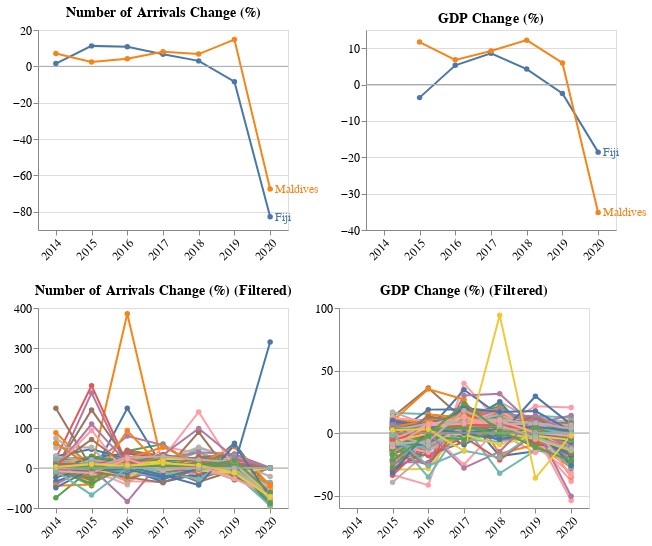

Notebook code cell kept with this figure:
### Code cell
import pandas as pd
import altair as alt

# Load GDP data
gdp_data_url = "https://docs.google.com/spreadsheets/d/e/2PACX-1vSrhCFO8_5hlJkCJ8xWT9YsRHz64UUPfWClp0ZiUYEM10_FxQgmwaIHETyIcruKBhH9d1C1LZSbNBfn/pub?output=csv"
gdp_data = pd.read_csv(gdp_data_url)
gdp_melted = gdp_data.melt(id_vars=["Country Name"], var_name="Year", value_name="GDP")
gdp_melted['Year'] = gdp_melted['Year'].astype(int)
gdp_melted['GDP'] = pd.to_numeric(gdp_melted['GDP'], errors='coerce')
gdp_melted['Percentage Change GDP'] = gdp_melted.groupby('Country Name')['GDP'].pct_change() * 100

# Load Number of Arrivals data
arrivals_data_url = "https://docs.google.com/spreadsheets/d/e/2PACX-1vQaaAL3uUEECVUrM_UY0auvnzGGtnMCalpxhjsnvWYT7GeZD0vXt1EjOQK_7Eg1dZPDjhwxJXvSak6Y/pub?output=csv"
arrivals_data = pd.read_csv(arrivals_data_url)
arrivals_melted = arrivals_data.melt(id_vars=["Country Name"], var_name="Year", value_name="Number of Arrivals")
arrivals_melted['Year'] = arrivals_melted['Year'].astype(int)
arrivals_melted['Number of Arrivals'] = pd.to_numeric(arrivals_melted['Number of Arrivals'], errors='coerce')
arrivals_melted['Percentage Change Arrivals'] = arrivals_melted.groupby('Country Name')['Number of Arrivals'].pct_change() * 100

# Merge GDP and Number of Arrivals datasets
merged_data = pd.merge(arrivals_melted, gdp_melted, on=['Country Name', 'Year'])

# Filter data for Fiji and Maldives (2014-2020)
filtered_data = merged_data[merged_data['Country Name'].isin(['Fiji', 'Maldives'])]

# Add a red zero line
zero_line = alt.Chart(pd.DataFrame({'y': [0]})).mark_rule(color='darkgrey').encode(
    y='y:Q'
)

# Dropdown menu with an empty option for showing all countries
dropdown = alt.binding_select(
    options=[None] + list(merged_data['Country Name'].unique()),
    labels=['All'] + list(merged_data['Country Name'].unique()),
    name="Select Country: "
)
country_selection = alt.selection_single(fields=['Country Name'], bind=dropdown, name="Country", empty='all')

custom_color_scale = alt.Scale(
    domain=['Maldives', 'Fiji'],  # Specify the countries
    range=['orange', 'blue']  # Corresponding colors
)
# Function to add country labels at the end
def add_labels(chart, data, y_field):
    return chart + alt.Chart(data).transform_filter(
        alt.datum.Year == 2020  # Last year in the dataset
    ).mark_text(
        align='left',
        dx=5,
        fontSize=12
    ).encode(
        x='Year:O',
        y=y_field,
        text='Country Name:N',
        color=alt.Color('Country Name:N', legend=None)
    )



# Update the arrivals chart
arrivals_chart_all = alt.Chart(filtered_data).mark_line(point=True).encode(
    x=alt.X('Year:O', axis=alt.Axis(labelAngle=-45, title=None, labelFontSize=12)),
    y=alt.Y('Percentage Change Arrivals:Q', scale=alt.Scale(zero=True), axis=alt.Axis(title=None)),
    tooltip=['Year', 'Country Name', 'Percentage Change Arrivals'],
    color=alt.Color('Country Name:N')  # Apply custom scale
).properties(
    title="Number of Arrivals Change (%)",
    width=250,
    height=200
) + zero_line

arrivals_chart_all = add_labels(arrivals_chart_all, filtered_data, 'Percentage Change Arrivals')

# Update the GDP chart
gdp_chart_all = alt.Chart(filtered_data).mark_line(point=True).encode(
    x=alt.X('Year:O', axis=alt.Axis(labelAngle=-45, title=None, labelFontSize=12)),
    y=alt.Y('Percentage Change GDP:Q', scale=alt.Scale(zero=True), axis=alt.Axis(title=None)),
    tooltip=['Year', 'Country Name', 'Percentage Change GDP'],
    color=alt.Color('Country Name:N')  # Apply custom scale
).properties(
    title="GDP Change (%)",
    width=250,
    height=200
) + zero_line


gdp_chart_all = add_labels(gdp_chart_all, filtered_data, 'Percentage Change GDP')

arrivals_chart_filtered = alt.Chart(merged_data).mark_line(point=True).encode(
    x=alt.X('Year:O', axis=alt.Axis(labelAngle=-45, title=None, labelFontSize=12)),
    y=alt.Y('Percentage Change Arrivals:Q', scale=alt.Scale(zero=True), axis=alt.Axis(title=None)),
    tooltip=['Year', 'Country Name', 'Percentage Change Arrivals'],
    color=alt.Color('Country Name:N')
).transform_filter(
    country_selection
).properties(
    title="Number of Arrivals Change (%) (Filtered)",
    width=250,
    height=200
) + zero_line

gdp_chart_filtered = alt.Chart(merged_data).mark_line(point=True).encode(
    x=alt.X('Year:O', axis=alt.Axis(labelAngle=-45, title=None, labelFontSize=12)),
    y=alt.Y('Percentage Change GDP:Q', scale=alt.Scale(zero=True), axis=alt.Axis(title=None)),
    tooltip=['Year', 'Country Name', 'Percentage Change GDP'],
    color=alt.Color('Country Name:N')
).transform_filter(
    country_selection
).properties(
    title="GDP Change (%) (Filtered)",
    width=250,
    height=200
) + zero_line

# Align and combine charts
final_chart = alt.vconcat(
    alt.hconcat(arrivals_chart_all, gdp_chart_all),
    alt.hconcat(arrivals_chart_filtered, gdp_chart_filtered)
).add_selection(
    country_selection
).configure_title(
    fontSize=14,
    anchor='middle',
    font='Arial'
).configure_axis(
    labelFontSize=12,
    title=None  # Remove all axis titles
)

# Display the combined chart
final_chart

### Figure 1 — Vega-Lite specification as saved in the notebook (floating-point values rounded to 4 significant figures; data arrays with more than 128 entries replaced by an {"elided": "..."} marker saying what was removed)
{"config": {"view": {"continuousWidth": 400, "continuousHeight": 300}, "axis": {"labelFontSize": 12, "title": null}, "title": {"anchor": "middle", "font": "Arial", "fontSize": 14}}, "vconcat": [{"hconcat": [{"layer": [{"data": {"name": "data-91b26a9f03d3a5d3d8a4b5776e9d1ac0"}, "mark": {"type": "line", "point": true}, "encoding": {"color": {"field": "Country Name", "type": "nominal"}, "tooltip": [{"field": "Year", "type": "quantitative"}, {"field": "Country Name", "type": "nominal"}, {"field": "Percentage Change Arrivals", "type": "quantitative"}], "x": {"axis": {"labelAngle": -45, "labelFontSize": 12, "title": null}, "field": "Year", "type": "ordinal"}, "y": {"axis": {"title": null}, "field": "Percentage Change Arrivals", "scale": {"zero": true}, "type": "quantitative"}}, "height": 200, "selection": {"Country": {"type": "single", "fields": ["Country Name"], "bind": {"input": "select", "options": {"elided": "267 str values"}, "labels": {"elided": "267 str values"}, "name": "Select Country: "}, "empty": "all"}}, "title": "Number of Arrivals Change (%)", "width": 250}, {"data": {"name": "data-06fd9f850666401b4599de5588b60692"}, "mark": {"type": "rule", "color": "darkgrey"}, "encoding": {"y": {"field": "y", "type": "quantitative"}}}, {"data": {"name": "data-91b26a9f03d3a5d3d8a4b5776e9d1ac0"}, "mark": {"type": "text", "align": "left", "dx": 5, "fontSize": 12}, "encoding": {"color": {"field": "Country Name", "legend": null, "type": "nominal"}, "text": {"field": "Country Name", "type": "nominal"}, "x": {"field": "Year", "type": "ordinal"}, "y": {"field": "Percentage Change Arrivals", "type": "quantitative"}}, "transform": [{"filter": "(datum.Year === 2020)"}]}]}, {"layer": [{"data": {"name": "data-91b26a9f03d3a5d3d8a4b5776e9d1ac0"}, "mark": {"type": "line", "point": true}, "encoding": {"color": {"field": "Country Name", "type": "nominal"}, "tooltip": [{"field": "Year", "type": "quantitative"}, {"field": "Country Name", "type": "nominal"}, {"field": "Percentage Change GDP", "type": "quantitative"}], "x": {"axis": {"labelAngle": -45, "labelFontSize": 12, "title": null}, "field": "Year", "type": "ordinal"}, "y": {"axis": {"title": null}, "field": "Percentage Change GDP", "scale": {"zero": true}, "type": "quantitative"}}, "height": 200, "selection": {"Country": {"type": "single", "fields": ["Country Name"], "bind": {"input": "select", "options": {"elided": "267 str values"}, "labels": {"elided": "267 str values"}, "name": "Select Country: "}, "empty": "all"}}, "title": "GDP Change (%)", "width": 250}, {"data": {"name": "data-06fd9f850666401b4599de5588b60692"}, "mark": {"type": "rule", "color": "darkgrey"}, "encoding": {"y": {"field": "y", "type": "quantitative"}}}, {"data": {"name": "data-91b26a9f03d3a5d3d8a4b5776e9d1ac0"}, "mark": {"type": "text", "align": "left", "dx": 5, "fontSize": 12}, "encoding": {"color": {"field": "Country Name", "legend": null, "type": "nominal"}, "text": {"field": "Country Name", "type": "nominal"}, "x": {"field": "Year", "type": "ordinal"}, "y": {"field": "Percentage Change GDP", "type": "quantitative"}}, "transform": [{"filter": "(datum.Year === 2020)"}]}]}]}, {"hconcat": [{"layer": [{"data": {"name": "data-9d9b0ec0635686084517997a680809d9"}, "mark": {"type": "line", "point": true}, "encoding": {"color": {"field": "Country Name", "type": "nominal"}, "tooltip": [{"field": "Year", "type": "quantitative"}, {"field": "Country Name", "type": "nominal"}, {"field": "Percentage Change Arrivals", "type": "quantitative"}], "x": {"axis": {"labelAngle": -45, "labelFontSize": 12, "title": null}, "field": "Year", "type": "ordinal"}, "y": {"axis": {"title": null}, "field": "Percentage Change Arrivals", "scale": {"zero": true}, "type": "quantitative"}}, "height": 200, "selection": {"Country": {"type": "single", "fields": ["Country Name"], "bind": {"input": "select", "options": {"elided": "267 str values"}, "labels": {"elided": "267 str values"}, "name": "Select Country: "}, "empty": "all"}}, "title": "Number of Arrivals Change (%) (Filtered)", "transform": [{"filter": {"selection": "Country"}}], "width": 250}, {"data": {"name": "data-06fd9f850666401b4599de5588b60692"}, "mark": {"type": "rule", "color": "darkgrey"}, "encoding": {"y": {"field": "y", "type": "quantitative"}}}]}, {"layer": [{"data": {"name": "data-9d9b0ec0635686084517997a680809d9"}, "mark": {"type": "line", "point": true}, "encoding": {"color": {"field": "Country Name", "type": "nominal"}, "tooltip": [{"field": "Year", "type": "quantitative"}, {"field": "Country Name", "type": "nominal"}, {"field": "Percentage Change GDP", "type": "quantitative"}], "x": {"axis": {"labelAngle": -45, "labelFontSize": 12, "title": null}, "field": "Year", "type": "ordinal"}, "y": {"axis": {"title": null}, "field": "Percentage Change GDP", "scale": {"zero": true}, "type": "quantitative"}}, "height": 200, "selection": {"Country": {"type": "single", "fields": ["Country Name"], "bind": {"input": "select", "options": {"elided": "267 str values"}, "labels": {"elided": "267 str values"}, "name": "Select Country: "}, "empty": "all"}}, "title": "GDP Change (%) (Filtered)", "transform": [{"filter": {"selection": "Country"}}], "width": 250}, {"data": {"name": "data-06fd9f850666401b4599de5588b60692"}, "mark": {"type": "rule", "color": "darkgrey"}, "encoding": {"y": {"field": "y", "type": "quantitative"}}}]}]}], "$schema": "https://vega.github.io/schema/vega-lite/v4.17.0.json", "datasets": {"data-91b26a9f03d3a5d3d8a4b5776e9d1ac0": [{"Country Name": "Fiji", "Year": 2014, "Number of Arrivals": 781000.0, "Percentage Change Arrivals": 1.56, "GDP": 4857000000.0, "Percentage Change GDP": null}, {"Country Name": "Maldives", "Year": 2014, "Number of Arrivals": 1205000.0, "Percentage Change Arrivals": 7.111, "GDP": 3697000000.0, "Percentage Change GDP": null}, {"Country Name": "Fiji", "Year": 2015, "Number of Arrivals": 869000.0, "Percentage Change Arrivals": 11.27, "GDP": 4682000000.0, "Percentage Change GDP": -3.595}, {"Country Name": "Maldives", "Year": 2015, "Number of Arrivals": 1234000.0, "Percentage Change Arrivals": 2.407, "GDP": 4130000000.0, "Percentage Change GDP": 11.69}, {"Country Name": "Fiji", "Year": 2016, "Number of Arrivals": 963000.0, "Percentage Change Arrivals": 10.82, "GDP": 4930000000.0, "Percentage Change GDP": 5.291}, {"Country Name": "Maldives", "Year": 2016, "Number of Arrivals": 1286000.0, "Percentage Change Arrivals": 4.214, "GDP": 4410000000.0, "Percentage Change GDP": 6.791}, {"Country Name": "Fiji", "Year": 2017, "Number of Arrivals": 1027000.0, "Percentage Change Arrivals": 6.646, "GDP": 5353000000.0, "Percentage Change GDP": 8.585}, {"Country Name": "Maldives", "Year": 2017, "Number of Arrivals": 1390000.0, "Percentage Change Arrivals": 8.087, "GDP": 4816000000.0, "Percentage Change GDP": 9.217}, {"Country Name": "Fiji", "Year": 2018, "Number of Arrivals": 1058000.0, "Percentage Change Arrivals": 3.019, "GDP": 5581000000.0, "Percentage Change GDP": 4.258}, {"Country Name": "Maldives", "Year": 2018, "Number of Arrivals": 1484000.0, "Percentage Change Arrivals": 6.763, "GDP": 5404000000.0, "Percentage Change GDP": 12.21}, {"Country Name": "Fiji", "Year": 2019, "Number of Arrivals": 969000.0, "Percentage Change Arrivals": -8.412, "GDP": 5444000000.0, "Percentage Change GDP": -2.455}, {"Country Name": "Maldives", "Year": 2019, "Number of Arrivals": 1703000.0, "Percentage Change Arrivals": 14.76, "GDP": 5726000000.0, "Percentage Change GDP": 5.954}, {"Country Name": "Fiji", "Year": 2020, "Number of Arrivals": 168000.0, "Percentage Change Arrivals": -82.66, "GDP": 4432000000.0, "Percentage Change GDP": -18.59}, {"Country Name": "Maldives", "Year": 2020, "Number of Arrivals": 555000.0, "Percentage Change Arrivals": -67.41, "GDP": 3713000000.0, "Percentage Change GDP": -35.16}], "data-06fd9f850666401b4599de5588b60692": [{"y": 0}], "data-9d9b0ec0635686084517997a680809d9": {"elided": "1862 records"}}}
